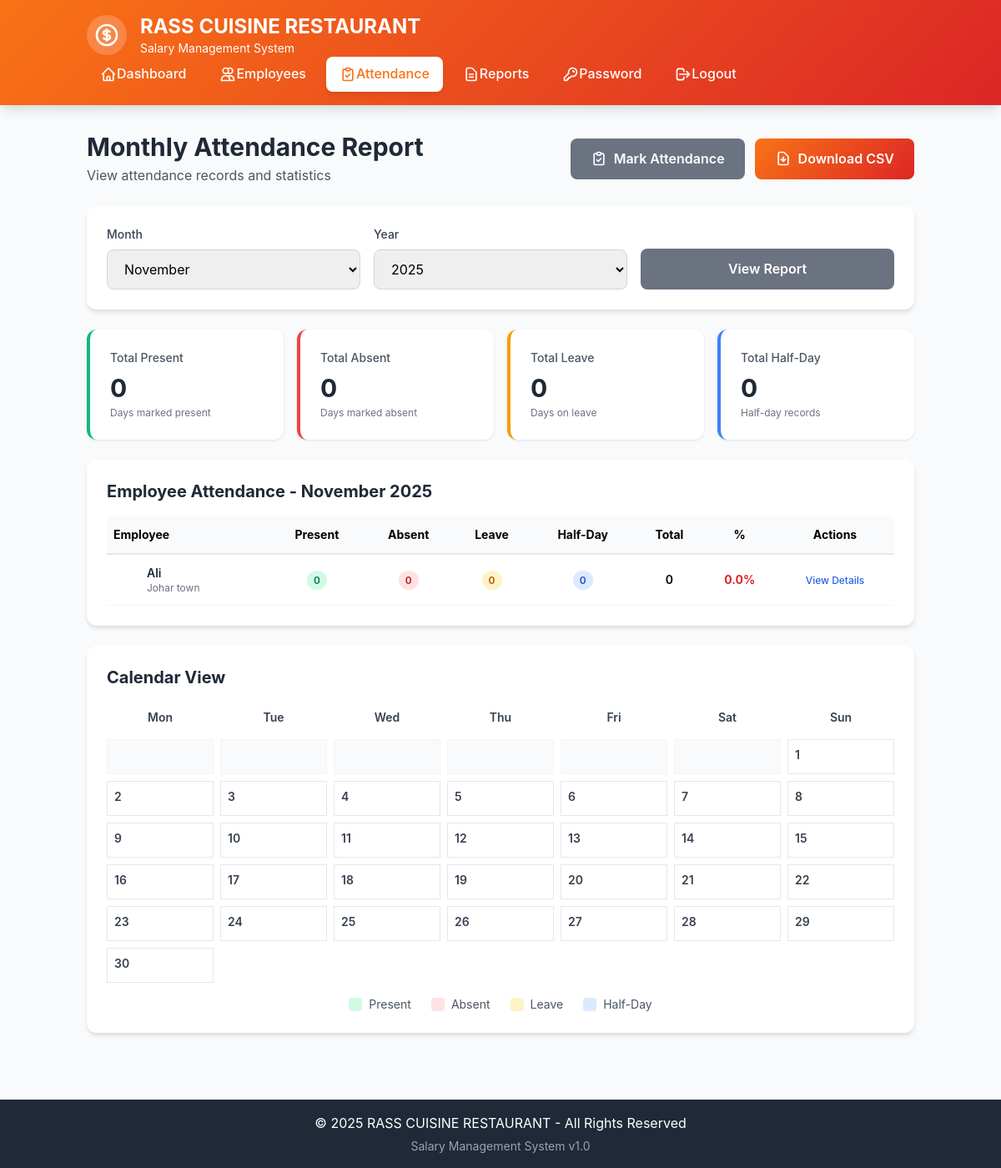
Screenshot of /attendance/report (signed in) with the database file from the repository.
### app.py (models this page shows)
class Employee(db.Model):
    id = db.Column(db.Integer, primary_key=True)
    name = db.Column(db.String(100), nullable=False)
    designation = db.Column(db.String(100), nullable=False)
    salary = db.Column(db.Float, nullable=False)
    join_date = db.Column(db.Date, nullable=False)
    salary_payment_date = db.Column(db.Date, nullable=True)
    total_withdrawn = db.Column(db.Float, default=0)
    created_at = db.Column(db.DateTime, default=datetime.utcnow)
    updated_at = db.Column(db.DateTime, default=datetime.utcnow, onupdate=datetime.utcnow, nullable=True)
    transactions = db.relationship('Transaction', backref='employee', lazy=True, cascade='all, delete-orphan')
    attendance_records = db.relationship('Attendance', backref='employee_rel', lazy=True, cascade='all, delete-orphan')

### app.py (the view)
@app.route('/attendance/report')
@login_required
def attendance_report():
    pakistan_now = get_pakistan_datetime()
    month = int(request.args.get('month', pakistan_now.month))
    year = int(request.args.get('year', pakistan_now.year))
    employees = Employee.query.order_by(Employee.name).all()
    from calendar import monthrange
    days_in_month = monthrange(year, month)[1]
    start_date = date(year, month, 1)
    end_date = date(year, month, days_in_month)
    attendance_data = {}
    for employee in employees:
        records = Attendance.query.filter(
            Attendance.employee_id == employee.id,
            Attendance.date >= start_date,
            Attendance.date <= end_date
        ).all()
        present_count = sum(1 for r in records if r.status == 'Present')
        absent_count = sum(1 for r in records if r.status == 'Absent')
        leave_count = sum(1 for r in records if r.status == 'Leave')
        half_day_count = sum(1 for r in records if r.status == 'Half-Day')
        daily_records = {r.date.day: r for r in records}
        attendance_data[employee.id] = {
            'employee': employee,
            'records': daily_records,
            'present': present_count,
            'absent': absent_count,
            'leave': leave_count,
            'half_day': half_day_count,
            'total_marked': len(records)
        }
    return render_template('attendance_report.html',
                           attendance_data=attendance_data,
                           month=month,
                           year=year,
                           days_in_month=days_in_month,
                           employees=employees,
                           date=date)

### app.py (called while the page is built)
@login_manager.user_loader
def load_user(user_id):
    return db.session.get(User, int(user_id))

def get_pakistan_time():
    utc_now = datetime.now(timezone.utc)
    pakistan_time = utc_now.astimezone(PKT)
    return pakistan_time

def get_pakistan_datetime():
    return get_pakistan_time()

### templates/attendance_report.html (shortened to what this page needs)
{% extends "base.html" %}
{% block content %}
<div class="container mx-auto px-4 py-8">
    <div class="flex items-center justify-between mb-6 flex-wrap gap-4">
        <div>
            <h2 class="text-3xl font-bold text-gray-800">Monthly Attendance Report</h2>
            <p class="text-gray-600 mt-1">View attendance records and statistics</p>
        </div>
        <div class="flex space-x-3">
            <a href="{{ url_for('attendance') }}" class="btn-secondary">
                Mark Attendance
            </a>
            <a href="{{ url_for('download_attendance_report', month=month, year=year) }}" class="btn-primary">
                Download CSV
            </a>
        </div>
    </div>
    <div class="bg-white rounded-xl shadow-md p-6 mb-6">
        <div class="grid grid-cols-1 md:grid-cols-3 gap-4">
            <div>
                <label class="block text-sm font-medium text-gray-700 mb-2">Month</label>
                <select id="month_select" class="input-field" onchange="changeMonth()">
                    {% for m in range(1, 13) %}
                    <option value="{{ m }}" {% if m == month %}selected{% endif %}>
                        {{ ['January', 'February', 'March', 'April', 'May', 'June',
                            'July', 'August', 'September', 'October', 'November', 'December'][m-1] }}
                    </option>
                    {% endfor %}
                </select>
            </div>
            <div>
                <label class="block text-sm font-medium text-gray-700 mb-2">Year</label>
                <select id="year_select" class="input-field" onchange="changeMonth()">
                    {% for y in range(year - 2, year + 1) %}
                    <option value="{{ y }}" {% if y == year %}selected{% endif %}>{{ y }}</option>
                    {% endfor %}
                </select>
            </div>
            <div class="flex items-end">
                <button onclick="changeMonth()" class="btn-secondary w-full">
                    View Report
                </button>
            </div>
        </div>
    </div>
    <div class="grid grid-cols-1 md:grid-cols-4 gap-4 mb-6">
        {% set total_employees = employees|length %}
        {% set total_present = namespace(value=0) %}
        {% set total_absent = namespace(value=0) %}
        {% set total_leave = namespace(value=0) %}
        {% set total_halfday = namespace(value=0) %}
        {% for emp_id, data in attendance_data.items() %}
            {% set total_present.value = total_present.value + data.present %}
            {% set total_absent.value = total_absent.value + data.absent %}
            {% set total_leave.value = total_leave.value + data.leave %}
            {% set total_halfday.value = total_halfday.value + data.half_day %}
        {% endfor %}
        <div class="stat-card border-l-4 border-green-500">
            <p class="text-gray-600 text-sm font-medium">Total Present</p>
            <h3 class="text-3xl font-bold text-gray-800 mt-2">{{ total_present.value }}</h3>
            <p class="text-xs text-gray-500 mt-1">Days marked present</p>
        </div>
        <div class="stat-card border-l-4 border-red-500">
            <p class="text-gray-600 text-sm font-medium">Total Absent</p>
            <h3 class="text-3xl font-bold text-gray-800 mt-2">{{ total_absent.value }}</h3>
            <p class="text-xs text-gray-500 mt-1">Days marked absent</p>
        </div>
        <div class="stat-card border-l-4 border-yellow-500">
            <p class="text-gray-600 text-sm font-medium">Total Leave</p>
            <h3 class="text-3xl font-bold text-gray-800 mt-2">{{ total_leave.value }}</h3>
            <p class="text-xs text-gray-500 mt-1">Days on leave</p>
        </div>
        <div class="stat-card border-l-4 border-blue-500">
            <p class="text-gray-600 text-sm font-medium">Total Half-Day</p>
            <h3 class="text-3xl font-bold text-gray-800 mt-2">{{ total_halfday.value }}</h3>
            <p class="text-xs text-gray-500 mt-1">Half-day records</p>
        </div>
    </div>
    <div class="bg-white rounded-xl shadow-md p-6">
        <h3 class="text-xl font-bold text-gray-800 mb-4">
            Employee Attendance - {{ ['January', 'February', 'March', 'April', 'May', 'June',
                'July', 'August', 'September', 'October', 'November', 'December'][month-1] }} {{ year }}
        </h3>
        <div class="overflow-x-auto">
            <table class="w-full text-sm">
                <thead>
                    <tr class="bg-gray-50 border-b-2 border-gray-200">
                        <th class="text-left py-3 px-2 sticky left-0 bg-gray-50">Employee</th>
                        <th class="text-center py-3 px-2">Present</th>
                        <th class="text-center py-3 px-2">Absent</th>
                        <th class="text-center py-3 px-2">Leave</th>
                        <th class="text-center py-3 px-2">Half-Day</th>
                        <th class="text-center py-3 px-2">Total</th>
                        <th class="text-center py-3 px-2">%</th>
                        <th class="text-center py-3 px-2">Actions</th>
                    </tr>
                </thead>
                <tbody>
                    {% for emp in employees %}
                    {% set data = attendance_data[emp.id] %}
                    {% set attendance_pct = (data.present / data.total_marked * 100) if data.total_marked > 0 else 0 %}
                    <tr class="border-b border-gray-100 hover:bg-gray-50">
                        <td class="py-3 px-2 sticky left-0 bg-white">
                            <div class="flex items-center">
                                <div class="bg-gradient-to-r from-orange-500 to-red-500 text-white w-8 h-8 rounded-full flex items-center justify-center mr-2 text-xs font-bold">
                                </div>
                                <div>
                                    <p class="font-semibold text-gray-800">{{ emp.name }}</p>
                                    <p class="text-xs text-gray-500">{{ emp.designation }}</p>
                                </div>
                            </div>
                        </td>
                        <td class="text-center py-3 px-2">
                            <span class="px-2 py-1 bg-green-100 text-green-700 rounded-full text-xs font-semibold">
                                {{ data.present }}
                            </span>
                        </td>
                        <td class="text-center py-3 px-2">
                            <span class="px-2 py-1 bg-red-100 text-red-700 rounded-full text-xs font-semibold">
                                {{ data.absent }}
                            </span>
                        </td>
                        <td class="text-center py-3 px-2">
                            <span class="px-2 py-1 bg-yellow-100 text-yellow-700 rounded-full text-xs font-semibold">
                                {{ data.leave }}
                            </span>
                        </td>
                        <td class="text-center py-3 px-2">
                            <span class="px-2 py-1 bg-blue-100 text-blue-700 rounded-full text-xs font-semibold">
                                {{ data.half_day }}
                            </span>
                        </td>
                        <td class="text-center py-3 px-2 font-semibold">
                            {{ data.total_marked }}
                        </td>
                        <td class="text-center py-3 px-2">
                            <span class="font-bold {% if attendance_pct >= 90 %}text-green-600{% elif attendance_pct >= 75 %}text-yellow-600{% else %}text-red-600{% endif %}">
                                {{ "%.1f"|format(attendance_pct) }}%
                            </span>
                        </td>
                        <td class="text-center py-3 px-2">
                            <button onclick="viewDetails({{ emp.id }}, '{{ emp.name }}')"
                                    class="text-blue-600 hover:text-blue-800 text-xs font-medium">
                                View Details
                            </button>
                        </td>
                    </tr>
                    {% endfor %}
                </tbody>
            </table>
        </div>
    </div>
    <div class="bg-white rounded-xl shadow-md p-6 mt-6">
        <h3 class="text-xl font-bold text-gray-800 mb-4">Calendar View</h3>
        <div class="grid grid-cols-7 gap-2">
            {% for day in ['Mon', 'Tue', 'Wed', 'Thu', 'Fri', 'Sat', 'Sun'] %}
            <div class="text-center font-semibold text-gray-700 py-2 text-sm">
                {{ day }}
            </div>
            {% endfor %}
            {% set start_weekday = (date(year, month, 1).weekday() + 1) % 7 %}
            {% for i in range(start_weekday) %}
            <div class="border border-gray-100 p-2 bg-gray-50"></div>
            {% endfor %}
            {% for day in range(1, days_in_month + 1) %}
            <div class="border border-gray-200 p-2 min-h-20 hover:bg-gray-50 cursor-pointer"
                 onclick="viewDayDetails('{{ year }}-{{ '%02d'|format(month) }}-{{ '%02d'|format(day) }}')">
                <div class="text-sm font-semibold text-gray-700 mb-1">{{ day }}</div>
                    {% set day_present = namespace(value=0) %}
                    {% set day_absent = namespace(value=0) %}
                    {% for emp_id, data in attendance_data.items() %}
                        {% if day in data.records %}
                            {% set record = data.records[day] %}
                            {% if record.status == 'Present' %}
                                {% set day_present.value = day_present.value + 1 %}
                            {% elif record.status == 'Absent' %}
                                {% set day_absent.value = day_absent.value + 1 %}
                            {% endif %}
                        {% endif %}
                    {% endfor %}
            </div>
            {% endfor %}
        </div>
        <div class="mt-4 flex items-center justify-center space-x-6 text-sm">
            <div class="flex items-center">
                <span class="w-4 h-4 bg-green-100 rounded mr-2"></span>
                <span class="text-gray-600">Present</span>
            </div>
            <div class="flex items-center">
                <span class="w-4 h-4 bg-red-100 rounded mr-2"></span>
                <span class="text-gray-600">Absent</span>
            </div>
            <div class="flex items-center">
                <span class="w-4 h-4 bg-yellow-100 rounded mr-2"></span>
                <span class="text-gray-600">Leave</span>
            </div>
            <div class="flex items-center">
                <span class="w-4 h-4 bg-blue-100 rounded mr-2"></span>
                <span class="text-gray-600">Half-Day</span>
            </div>
        </div>
    </div>
</div>
{% endblock %}

### static/css/style.css (style rules this page uses)
:root { --primary-color: #f97316; --secondary-color: #dc2626; --success-color: #10b981; --warning-color: #f59e0b; --danger-color: #ef4444; --info-color: #3b82f6; --dark-color: #1f2937; --light-color: #f9fafb; }
* { margin: 0; padding: 0; box-sizing: border-box; }
body { font-family: 'Inter', -apple-system, BlinkMacSystemFont, 'Segoe UI', Roboto, 'Helvetica Neue', Arial, sans-serif; line-height: 1.6; }
.btn-primary { display: inline-flex; align-items: center; justify-content: center; padding: 0.75rem 1.5rem; background: linear-gradient(135deg, #f97316 0%, #dc2626 100%); color: white; font-weight: 600; border: none; border-radius: 0.5rem; cursor: pointer; transition: all 0.3s ease; text-decoration: none; }
.btn-secondary { display: inline-flex; align-items: center; justify-content: center; padding: 0.75rem 1.5rem; background-color: #6b7280; color: white; font-weight: 600; border: none; border-radius: 0.5rem; cursor: pointer; transition: all 0.3s ease; text-decoration: none; }
.input-field { width: 100%; padding: 0.75rem 1rem; border: 1px solid #d1d5db; border-radius: 0.5rem; font-size: 1rem; transition: all 0.3s ease; }
.stat-card { background: white; border-radius: 0.75rem; padding: 1.5rem; box-shadow: 0 1px 3px 0 rgba(0, 0, 0, 0.1); transition: all 0.3s ease; }
table { border-collapse: collapse; }
table thead tr { background-color: #f9fafb; }
table tbody tr { transition: background-color 0.2s ease; }

### rows the page displays
Employee: name "Ali", designation "Johar town", present "0", absent "0", leave "0", half_day "0", total_marked "0", attendance_pct "0.0"

### other values shown
{{ total_present.value }} "0"
{{ total_absent.value }} "0"
{{ total_leave.value }} "0"
{{ total_halfday.value }} "0"
{{ year }} "2025"
{{ day }} "Mon" "Tue" "Wed" "Thu" "Fri" "Sat" "Sun"
{{ day }} "1" "2" "3" "4" "5" "6" "7" "8" "9" "10" "11" "12" "13" "14" "15" "16" "17" "18" "19" "20" "21" "22" "23" "24" "25" "26" "27" "28" "29" "30"
form field value "November"
form field value "2025"
